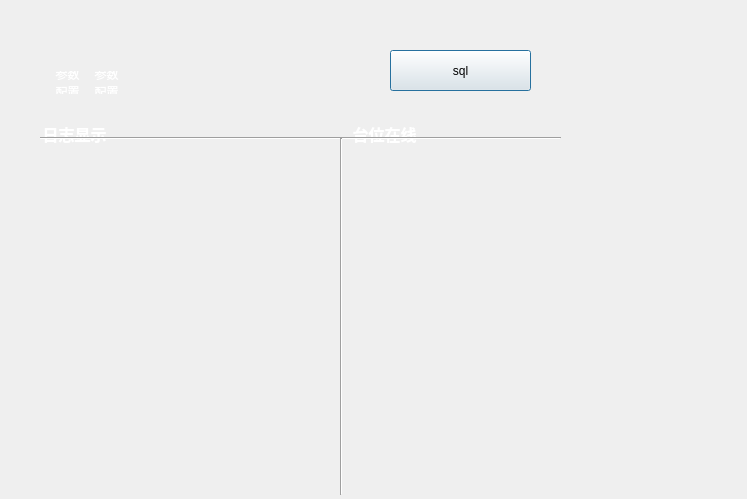
<?xml version="1.0" encoding="UTF-8"?>
<ui version="4.0">
 <class>Dialog</class>
 <widget class="QDialog" name="Dialog">
  <property name="geometry">
   <rect>
    <x>0</x>
    <y>0</y>
    <width>747</width>
    <height>499</height>
   </rect>
  </property>
  <property name="windowTitle">
   <string>Dialog</string>
  </property>
  <property name="styleSheet">
   <string notr="true">QDialog{background-image: url(:/images/background.jpg);}</string>
  </property>
  <widget class="QLabel" name="label">
   <property name="geometry">
    <rect>
     <x>10</x>
     <y>10</y>
     <width>40</width>
     <height>40</height>
    </rect>
   </property>
   <property name="styleSheet">
    <string notr="true"/>
   </property>
   <property name="text">
    <string/>
   </property>
   <property name="pixmap">
    <pixmap resource="servermanager.qrc">:/images/log.png</pixmap>
   </property>
   <property name="scaledContents">
    <bool>true</bool>
   </property>
  </widget>
  <widget class="QToolButton" name="minButton">
   <property name="geometry">
    <rect>
     <x>700</x>
     <y>10</y>
     <width>20</width>
     <height>20</height>
    </rect>
   </property>
   <property name="toolTip">
    <string>最小化</string>
   </property>
   <property name="styleSheet">
    <string notr="true">QToolButton { background-color: rgb(50, 50, 50,0); border-radius: 3px; color: rgb(255, 255, 255); }
QToolButton:hover { background-color: rgb(100, 100, 100,100);}</string>
   </property>
   <property name="text">
    <string/>
   </property>
   <property name="icon">
    <iconset resource="servermanager.qrc">
     <normaloff>:/images/min.png</normaloff>:/images/min.png</iconset>
   </property>
   <property name="iconSize">
    <size>
     <width>20</width>
     <height>20</height>
    </size>
   </property>
  </widget>
  <widget class="QToolButton" name="closeButton">
   <property name="geometry">
    <rect>
     <x>720</x>
     <y>10</y>
     <width>20</width>
     <height>20</height>
    </rect>
   </property>
   <property name="toolTip">
    <string>关闭</string>
   </property>
   <property name="styleSheet">
    <string notr="true">QToolButton { background-color: rgb(50, 50, 50,0); border-radius: 3px; color: rgb(255, 255, 255); }
QToolButton:hover { background-color: rgb(100, 100, 100,100);}</string>
   </property>
   <property name="text">
    <string/>
   </property>
   <property name="icon">
    <iconset resource="servermanager.qrc">
     <normaloff>:/images/exit.png</normaloff>:/images/exit.png</iconset>
   </property>
   <property name="iconSize">
    <size>
     <width>20</width>
     <height>20</height>
    </size>
   </property>
  </widget>
  <widget class="QWidget" name="layoutWidget">
   <property name="geometry">
    <rect>
     <x>40</x>
     <y>60</y>
     <width>94</width>
     <height>45</height>
    </rect>
   </property>
   <layout class="QHBoxLayout" name="horizontalLayout">
    <item>
     <widget class="QToolButton" name="toolButton">
      <property name="toolTip">
       <string>参数配置</string>
      </property>
      <property name="styleSheet">
       <string notr="true">QToolButton { background-color: rgb(50, 50, 50,0); border-radius: 3px; color: rgb(255, 255, 255); }
QToolButton:hover { background-color: rgb(100, 100, 100,100);}</string>
      </property>
      <property name="text">
       <string>参数
配置</string>
      </property>
      <property name="icon">
       <iconset resource="servermanager.qrc">
        <normaloff>:/images/setparm.png</normaloff>:/images/setparm.png</iconset>
      </property>
      <property name="iconSize">
       <size>
        <width>40</width>
        <height>40</height>
       </size>
      </property>
     </widget>
    </item>
    <item>
     <widget class="QToolButton" name="toolButton_2">
      <property name="toolTip">
       <string>启动监听</string>
      </property>
      <property name="styleSheet">
       <string notr="true">QToolButton { background-color: rgb(50, 50, 50,0); border-radius: 3px; color: rgb(255, 255, 255); }
QToolButton:hover { background-color: rgb(100, 100, 100,100);}</string>
      </property>
      <property name="text">
       <string>参数
配置</string>
      </property>
      <property name="icon">
       <iconset resource="servermanager.qrc">
        <normaloff>:/images/start.png</normaloff>:/images/start.png</iconset>
      </property>
      <property name="iconSize">
       <size>
        <width>40</width>
        <height>40</height>
       </size>
      </property>
     </widget>
    </item>
   </layout>
  </widget>
  <widget class="QGroupBox" name="groupBox">
   <property name="geometry">
    <rect>
     <x>40</x>
     <y>120</y>
     <width>291</width>
     <height>351</height>
    </rect>
   </property>
   <property name="palette">
    <palette>
     <active>
      <colorrole role="WindowText">
       <brush brushstyle="SolidPattern">
        <color alpha="255">
         <red>255</red>
         <green>255</green>
         <blue>255</blue>
        </color>
       </brush>
      </colorrole>
      <colorrole role="Button">
       <brush brushstyle="SolidPattern">
        <color alpha="255">
         <red>0</red>
         <green>85</green>
         <blue>127</blue>
        </color>
       </brush>
      </colorrole>
      <colorrole role="Light">
       <brush brushstyle="SolidPattern">
        <color alpha="255">
         <red>0</red>
         <green>128</green>
         <blue>191</blue>
        </color>
       </brush>
      </colorrole>
      <colorrole role="Midlight">
       <brush brushstyle="SolidPattern">
        <color alpha="255">
         <red>0</red>
         <green>106</green>
         <blue>159</blue>
        </color>
       </brush>
      </colorrole>
      <colorrole role="Dark">
       <brush brushstyle="SolidPattern">
        <color alpha="255">
         <red>0</red>
         <green>42</green>
         <blue>63</blue>
        </color>
       </brush>
      </colorrole>
      <colorrole role="Mid">
       <brush brushstyle="SolidPattern">
        <color alpha="255">
         <red>0</red>
         <green>56</green>
         <blue>84</blue>
        </color>
       </brush>
      </colorrole>
      <colorrole role="Text">
       <brush brushstyle="SolidPattern">
        <color alpha="255">
         <red>255</red>
         <green>255</green>
         <blue>255</blue>
        </color>
       </brush>
      </colorrole>
      <colorrole role="BrightText">
       <brush brushstyle="SolidPattern">
        <color alpha="255">
         <red>255</red>
         <green>255</green>
         <blue>255</blue>
        </color>
       </brush>
      </colorrole>
      <colorrole role="ButtonText">
       <brush brushstyle="SolidPattern">
        <color alpha="255">
         <red>255</red>
         <green>255</green>
         <blue>255</blue>
        </color>
       </brush>
      </colorrole>
      <colorrole role="Base">
       <brush brushstyle="SolidPattern">
        <color alpha="255">
         <red>0</red>
         <green>0</green>
         <blue>0</blue>
        </color>
       </brush>
      </colorrole>
      <colorrole role="Window">
       <brush brushstyle="SolidPattern">
        <color alpha="255">
         <red>0</red>
         <green>85</green>
         <blue>127</blue>
        </color>
       </brush>
      </colorrole>
      <colorrole role="Shadow">
       <brush brushstyle="SolidPattern">
        <color alpha="255">
         <red>0</red>
         <green>0</green>
         <blue>0</blue>
        </color>
       </brush>
      </colorrole>
      <colorrole role="AlternateBase">
       <brush brushstyle="SolidPattern">
        <color alpha="255">
         <red>0</red>
         <green>42</green>
         <blue>63</blue>
        </color>
       </brush>
      </colorrole>
      <colorrole role="ToolTipBase">
       <brush brushstyle="SolidPattern">
        <color alpha="255">
         <red>255</red>
         <green>255</green>
         <blue>220</blue>
        </color>
       </brush>
      </colorrole>
      <colorrole role="ToolTipText">
       <brush brushstyle="SolidPattern">
        <color alpha="255">
         <red>0</red>
         <green>0</green>
         <blue>0</blue>
        </color>
       </brush>
      </colorrole>
      <colorrole role="PlaceholderText">
       <brush brushstyle="NoBrush">
        <color alpha="128">
         <red>255</red>
         <green>255</green>
         <blue>255</blue>
        </color>
       </brush>
      </colorrole>
     </active>
     <inactive>
      <colorrole role="WindowText">
       <brush brushstyle="SolidPattern">
        <color alpha="255">
         <red>255</red>
         <green>255</green>
         <blue>255</blue>
        </color>
       </brush>
      </colorrole>
      <colorrole role="Button">
       <brush brushstyle="SolidPattern">
        <color alpha="255">
         <red>0</red>
         <green>85</green>
         <blue>127</blue>
        </color>
       </brush>
      </colorrole>
      <colorrole role="Light">
       <brush brushstyle="SolidPattern">
        <color alpha="255">
         <red>0</red>
         <green>128</green>
         <blue>191</blue>
        </color>
       </brush>
      </colorrole>
      <colorrole role="Midlight">
       <brush brushstyle="SolidPattern">
        <color alpha="255">
         <red>0</red>
         <green>106</green>
         <blue>159</blue>
        </color>
       </brush>
      </colorrole>
      <colorrole role="Dark">
       <brush brushstyle="SolidPattern">
        <color alpha="255">
         <red>0</red>
         <green>42</green>
         <blue>63</blue>
        </color>
       </brush>
      </colorrole>
      <colorrole role="Mid">
       <brush brushstyle="SolidPattern">
        <color alpha="255">
         <red>0</red>
         <green>56</green>
         <blue>84</blue>
        </color>
       </brush>
      </colorrole>
      <colorrole role="Text">
       <brush brushstyle="SolidPattern">
        <color alpha="255">
         <red>255</red>
         <green>255</green>
         <blue>255</blue>
        </color>
       </brush>
      </colorrole>
      <colorrole role="BrightText">
       <brush brushstyle="SolidPattern">
        <color alpha="255">
         <red>255</red>
         <green>255</green>
         <blue>255</blue>
        </color>
       </brush>
      </colorrole>
      <colorrole role="ButtonText">
       <brush brushstyle="SolidPattern">
        <color alpha="255">
         <red>255</red>
         <green>255</green>
         <blue>255</blue>
        </color>
       </brush>
      </colorrole>
      <colorrole role="Base">
       <brush brushstyle="SolidPattern">
        <color alpha="255">
         <red>0</red>
         <green>0</green>
         <blue>0</blue>
        </color>
       </brush>
      </colorrole>
      <colorrole role="Window">
       <brush brushstyle="SolidPattern">
        <color alpha="255">
         <red>0</red>
         <green>85</green>
         <blue>127</blue>
        </color>
       </brush>
      </colorrole>
      <colorrole role="Shadow">
       <brush brushstyle="SolidPattern">
        <color alpha="255">
         <red>0</red>
         <green>0</green>
         <blue>0</blue>
        </color>
       </brush>
      </colorrole>
      <colorrole role="AlternateBase">
       <brush brushstyle="SolidPattern">
        <color alpha="255">
         <red>0</red>
         <green>42</green>
         <blue>63</blue>
        </color>
       </brush>
      </colorrole>
      <colorrole role="ToolTipBase">
       <brush brushstyle="SolidPattern">
        <color alpha="255">
         <red>255</red>
         <green>255</green>
         <blue>220</blue>
        </color>
       </brush>
      </colorrole>
      <colorrole role="ToolTipText">
       <brush brushstyle="SolidPattern">
        <color alpha="255">
         <red>0</red>
         <green>0</green>
         <blue>0</blue>
        </color>
       </brush>
      </colorrole>
      <colorrole role="PlaceholderText">
       <brush brushstyle="NoBrush">
        <color alpha="128">
         <red>255</red>
         <green>255</green>
         <blue>255</blue>
        </color>
       </brush>
      </colorrole>
     </inactive>
     <disabled>
      <colorrole role="WindowText">
       <brush brushstyle="SolidPattern">
        <color alpha="255">
         <red>0</red>
         <green>42</green>
         <blue>63</blue>
        </color>
       </brush>
      </colorrole>
      <colorrole role="Button">
       <brush brushstyle="SolidPattern">
        <color alpha="255">
         <red>0</red>
         <green>85</green>
         <blue>127</blue>
        </color>
       </brush>
      </colorrole>
      <colorrole role="Light">
       <brush brushstyle="SolidPattern">
        <color alpha="255">
         <red>0</red>
         <green>128</green>
         <blue>191</blue>
        </color>
       </brush>
      </colorrole>
      <colorrole role="Midlight">
       <brush brushstyle="SolidPattern">
        <color alpha="255">
         <red>0</red>
         <green>106</green>
         <blue>159</blue>
        </color>
       </brush>
      </colorrole>
      <colorrole role="Dark">
       <brush brushstyle="SolidPattern">
        <color alpha="255">
         <red>0</red>
         <green>42</green>
         <blue>63</blue>
        </color>
       </brush>
      </colorrole>
      <colorrole role="Mid">
       <brush brushstyle="SolidPattern">
        <color alpha="255">
         <red>0</red>
         <green>56</green>
         <blue>84</blue>
        </color>
       </brush>
      </colorrole>
      <colorrole role="Text">
       <brush brushstyle="SolidPattern">
        <color alpha="255">
         <red>0</red>
         <green>42</green>
         <blue>63</blue>
        </color>
       </brush>
      </colorrole>
      <colorrole role="BrightText">
       <brush brushstyle="SolidPattern">
        <color alpha="255">
         <red>255</red>
         <green>255</green>
         <blue>255</blue>
        </color>
       </brush>
      </colorrole>
      <colorrole role="ButtonText">
       <brush brushstyle="SolidPattern">
        <color alpha="255">
         <red>0</red>
         <green>42</green>
         <blue>63</blue>
        </color>
       </brush>
      </colorrole>
      <colorrole role="Base">
       <brush brushstyle="SolidPattern">
        <color alpha="255">
         <red>0</red>
         <green>85</green>
         <blue>127</blue>
        </color>
       </brush>
      </colorrole>
      <colorrole role="Window">
       <brush brushstyle="SolidPattern">
        <color alpha="255">
         <red>0</red>
         <green>85</green>
         <blue>127</blue>
        </color>
       </brush>
      </colorrole>
      <colorrole role="Shadow">
       <brush brushstyle="SolidPattern">
        <color alpha="255">
         <red>0</red>
         <green>0</green>
         <blue>0</blue>
        </color>
       </brush>
      </colorrole>
      <colorrole role="AlternateBase">
       <brush brushstyle="SolidPattern">
        <color alpha="255">
         <red>0</red>
         <green>85</green>
         <blue>127</blue>
        </color>
       </brush>
      </colorrole>
      <colorrole role="ToolTipBase">
       <brush brushstyle="SolidPattern">
        <color alpha="255">
         <red>255</red>
         <green>255</green>
         <blue>220</blue>
        </color>
       </brush>
      </colorrole>
      <colorrole role="ToolTipText">
       <brush brushstyle="SolidPattern">
        <color alpha="255">
         <red>0</red>
         <green>0</green>
         <blue>0</blue>
        </color>
       </brush>
      </colorrole>
      <colorrole role="PlaceholderText">
       <brush brushstyle="NoBrush">
        <color alpha="128">
         <red>255</red>
         <green>255</green>
         <blue>255</blue>
        </color>
       </brush>
      </colorrole>
     </disabled>
    </palette>
   </property>
   <property name="font">
    <font>
     <family>AcadEref</family>
     <pointsize>12</pointsize>
     <weight>75</weight>
     <bold>true</bold>
    </font>
   </property>
   <property name="styleSheet">
    <string notr="true">QGroupBox{border:none;}</string>
   </property>
   <property name="title">
    <string>日志显示</string>
   </property>
   <widget class="QTextBrowser" name="messageBrowser">
    <property name="geometry">
     <rect>
      <x>10</x>
      <y>20</y>
      <width>271</width>
      <height>324</height>
     </rect>
    </property>
    <property name="styleSheet">
     <string notr="true">QTextBrowser { background-color: rgb(255, 255, 255,0); border-radius: 3px; color: rgb(0, 0, 0); }</string>
    </property>
   </widget>
  </widget>
  <widget class="QGroupBox" name="groupBox_2">
   <property name="geometry">
    <rect>
     <x>350</x>
     <y>120</y>
     <width>201</width>
     <height>351</height>
    </rect>
   </property>
   <property name="palette">
    <palette>
     <active>
      <colorrole role="WindowText">
       <brush brushstyle="SolidPattern">
        <color alpha="255">
         <red>255</red>
         <green>255</green>
         <blue>255</blue>
        </color>
       </brush>
      </colorrole>
      <colorrole role="Button">
       <brush brushstyle="SolidPattern">
        <color alpha="255">
         <red>0</red>
         <green>85</green>
         <blue>127</blue>
        </color>
       </brush>
      </colorrole>
      <colorrole role="Light">
       <brush brushstyle="SolidPattern">
        <color alpha="255">
         <red>0</red>
         <green>128</green>
         <blue>191</blue>
        </color>
       </brush>
      </colorrole>
      <colorrole role="Midlight">
       <brush brushstyle="SolidPattern">
        <color alpha="255">
         <red>0</red>
         <green>106</green>
         <blue>159</blue>
        </color>
       </brush>
      </colorrole>
      <colorrole role="Dark">
       <brush brushstyle="SolidPattern">
        <color alpha="255">
         <red>0</red>
         <green>42</green>
         <blue>63</blue>
        </color>
       </brush>
      </colorrole>
      <colorrole role="Mid">
       <brush brushstyle="SolidPattern">
        <color alpha="255">
         <red>0</red>
         <green>56</green>
         <blue>84</blue>
        </color>
       </brush>
      </colorrole>
      <colorrole role="Text">
       <brush brushstyle="SolidPattern">
        <color alpha="255">
         <red>255</red>
         <green>255</green>
         <blue>255</blue>
        </color>
       </brush>
      </colorrole>
      <colorrole role="BrightText">
       <brush brushstyle="SolidPattern">
        <color alpha="255">
         <red>255</red>
         <green>255</green>
         <blue>255</blue>
        </color>
       </brush>
      </colorrole>
      <colorrole role="ButtonText">
       <brush brushstyle="SolidPattern">
        <color alpha="255">
         <red>255</red>
         <green>255</green>
         <blue>255</blue>
        </color>
       </brush>
      </colorrole>
      <colorrole role="Base">
       <brush brushstyle="SolidPattern">
        <color alpha="255">
         <red>0</red>
         <green>0</green>
         <blue>0</blue>
        </color>
       </brush>
      </colorrole>
      <colorrole role="Window">
       <brush brushstyle="SolidPattern">
        <color alpha="255">
         <red>0</red>
         <green>85</green>
         <blue>127</blue>
        </color>
       </brush>
      </colorrole>
      <colorrole role="Shadow">
       <brush brushstyle="SolidPattern">
        <color alpha="255">
         <red>0</red>
         <green>0</green>
         <blue>0</blue>
        </color>
       </brush>
      </colorrole>
      <colorrole role="AlternateBase">
       <brush brushstyle="SolidPattern">
        <color alpha="255">
         <red>0</red>
         <green>42</green>
         <blue>63</blue>
        </color>
       </brush>
      </colorrole>
      <colorrole role="ToolTipBase">
       <brush brushstyle="SolidPattern">
        <color alpha="255">
         <red>255</red>
         <green>255</green>
         <blue>220</blue>
        </color>
       </brush>
      </colorrole>
      <colorrole role="ToolTipText">
       <brush brushstyle="SolidPattern">
        <color alpha="255">
         <red>0</red>
         <green>0</green>
         <blue>0</blue>
        </color>
       </brush>
      </colorrole>
      <colorrole role="PlaceholderText">
       <brush brushstyle="NoBrush">
        <color alpha="128">
         <red>255</red>
         <green>255</green>
         <blue>255</blue>
        </color>
       </brush>
      </colorrole>
     </active>
     <inactive>
      <colorrole role="WindowText">
       <brush brushstyle="SolidPattern">
        <color alpha="255">
         <red>255</red>
         <green>255</green>
         <blue>255</blue>
        </color>
       </brush>
      </colorrole>
      <colorrole role="Button">
       <brush brushstyle="SolidPattern">
        <color alpha="255">
         <red>0</red>
         <green>85</green>
         <blue>127</blue>
        </color>
       </brush>
      </colorrole>
      <colorrole role="Light">
       <brush brushstyle="SolidPattern">
        <color alpha="255">
         <red>0</red>
         <green>128</green>
         <blue>191</blue>
        </color>
       </brush>
      </colorrole>
      <colorrole role="Midlight">
       <brush brushstyle="SolidPattern">
        <color alpha="255">
         <red>0</red>
         <green>106</green>
         <blue>159</blue>
        </color>
       </brush>
      </colorrole>
      <colorrole role="Dark">
       <brush brushstyle="SolidPattern">
        <color alpha="255">
         <red>0</red>
         <green>42</green>
         <blue>63</blue>
        </color>
       </brush>
      </colorrole>
      <colorrole role="Mid">
       <brush brushstyle="SolidPattern">
        <color alpha="255">
         <red>0</red>
         <green>56</green>
         <blue>84</blue>
        </color>
       </brush>
      </colorrole>
      <colorrole role="Text">
       <brush brushstyle="SolidPattern">
        <color alpha="255">
         <red>255</red>
         <green>255</green>
         <blue>255</blue>
        </color>
       </brush>
      </colorrole>
      <colorrole role="BrightText">
       <brush brushstyle="SolidPattern">
        <color alpha="255">
         <red>255</red>
         <green>255</green>
         <blue>255</blue>
        </color>
       </brush>
      </colorrole>
      <colorrole role="ButtonText">
       <brush brushstyle="SolidPattern">
        <color alpha="255">
         <red>255</red>
         <green>255</green>
         <blue>255</blue>
        </color>
       </brush>
      </colorrole>
      <colorrole role="Base">
       <brush brushstyle="SolidPattern">
        <color alpha="255">
         <red>0</red>
         <green>0</green>
         <blue>0</blue>
        </color>
       </brush>
      </colorrole>
      <colorrole role="Window">
       <brush brushstyle="SolidPattern">
        <color alpha="255">
         <red>0</red>
         <green>85</green>
         <blue>127</blue>
        </color>
       </brush>
      </colorrole>
      <colorrole role="Shadow">
       <brush brushstyle="SolidPattern">
        <color alpha="255">
         <red>0</red>
         <green>0</green>
         <blue>0</blue>
        </color>
       </brush>
      </colorrole>
      <colorrole role="AlternateBase">
       <brush brushstyle="SolidPattern">
        <color alpha="255">
         <red>0</red>
         <green>42</green>
         <blue>63</blue>
        </color>
       </brush>
      </colorrole>
      <colorrole role="ToolTipBase">
       <brush brushstyle="SolidPattern">
        <color alpha="255">
         <red>255</red>
         <green>255</green>
         <blue>220</blue>
        </color>
       </brush>
      </colorrole>
      <colorrole role="ToolTipText">
       <brush brushstyle="SolidPattern">
        <color alpha="255">
         <red>0</red>
         <green>0</green>
         <blue>0</blue>
        </color>
       </brush>
      </colorrole>
      <colorrole role="PlaceholderText">
       <brush brushstyle="NoBrush">
        <color alpha="128">
         <red>255</red>
         <green>255</green>
         <blue>255</blue>
        </color>
       </brush>
      </colorrole>
     </inactive>
     <disabled>
      <colorrole role="WindowText">
       <brush brushstyle="SolidPattern">
        <color alpha="255">
         <red>0</red>
         <green>42</green>
         <blue>63</blue>
        </color>
       </brush>
      </colorrole>
      <colorrole role="Button">
       <brush brushstyle="SolidPattern">
        <color alpha="255">
         <red>0</red>
         <green>85</green>
         <blue>127</blue>
        </color>
       </brush>
      </colorrole>
      <colorrole role="Light">
       <brush brushstyle="SolidPattern">
        <color alpha="255">
         <red>0</red>
         <green>128</green>
         <blue>191</blue>
        </color>
       </brush>
      </colorrole>
      <colorrole role="Midlight">
       <brush brushstyle="SolidPattern">
        <color alpha="255">
         <red>0</red>
         <green>106</green>
         <blue>159</blue>
        </color>
       </brush>
      </colorrole>
      <colorrole role="Dark">
       <brush brushstyle="SolidPattern">
        <color alpha="255">
         <red>0</red>
         <green>42</green>
         <blue>63</blue>
        </color>
       </brush>
      </colorrole>
      <colorrole role="Mid">
       <brush brushstyle="SolidPattern">
        <color alpha="255">
         <red>0</red>
         <green>56</green>
         <blue>84</blue>
        </color>
       </brush>
      </colorrole>
      <colorrole role="Text">
       <brush brushstyle="SolidPattern">
        <color alpha="255">
         <red>0</red>
         <green>42</green>
         <blue>63</blue>
        </color>
       </brush>
      </colorrole>
      <colorrole role="BrightText">
       <brush brushstyle="SolidPattern">
        <color alpha="255">
         <red>255</red>
         <green>255</green>
         <blue>255</blue>
        </color>
       </brush>
      </colorrole>
      <colorrole role="ButtonText">
       <brush brushstyle="SolidPattern">
        <color alpha="255">
         <red>0</red>
         <green>42</green>
         <blue>63</blue>
        </color>
       </brush>
      </colorrole>
      <colorrole role="Base">
       <brush brushstyle="SolidPattern">
        <color alpha="255">
         <red>0</red>
         <green>85</green>
         <blue>127</blue>
        </color>
       </brush>
      </colorrole>
      <colorrole role="Window">
       <brush brushstyle="SolidPattern">
        <color alpha="255">
         <red>0</red>
         <green>85</green>
         <blue>127</blue>
        </color>
       </brush>
      </colorrole>
      <colorrole role="Shadow">
       <brush brushstyle="SolidPattern">
        <color alpha="255">
         <red>0</red>
         <green>0</green>
         <blue>0</blue>
        </color>
       </brush>
      </colorrole>
      <colorrole role="AlternateBase">
       <brush brushstyle="SolidPattern">
        <color alpha="255">
         <red>0</red>
         <green>85</green>
         <blue>127</blue>
        </color>
       </brush>
      </colorrole>
      <colorrole role="ToolTipBase">
       <brush brushstyle="SolidPattern">
        <color alpha="255">
         <red>255</red>
         <green>255</green>
         <blue>220</blue>
        </color>
       </brush>
      </colorrole>
      <colorrole role="ToolTipText">
       <brush brushstyle="SolidPattern">
        <color alpha="255">
         <red>0</red>
         <green>0</green>
         <blue>0</blue>
        </color>
       </brush>
      </colorrole>
      <colorrole role="PlaceholderText">
       <brush brushstyle="NoBrush">
        <color alpha="128">
         <red>255</red>
         <green>255</green>
         <blue>255</blue>
        </color>
       </brush>
      </colorrole>
     </disabled>
    </palette>
   </property>
   <property name="font">
    <font>
     <family>AcadEref</family>
     <pointsize>12</pointsize>
     <weight>75</weight>
     <bold>true</bold>
    </font>
   </property>
   <property name="styleSheet">
    <string notr="true">QGroupBox{border:none;}</string>
   </property>
   <property name="title">
    <string>台位在线</string>
   </property>
   <widget class="QTableWidget" name="tableWidget">
    <property name="geometry">
     <rect>
      <x>11</x>
      <y>20</y>
      <width>181</width>
      <height>321</height>
     </rect>
    </property>
    <property name="styleSheet">
     <string notr="true">QTableWidget { background-color: rgb(255, 132, 139,0); border-radius: 3px; color: rgb(0,0,0); }</string>
    </property>
   </widget>
  </widget>
  <widget class="Line" name="line">
   <property name="geometry">
    <rect>
     <x>40</x>
     <y>130</y>
     <width>521</width>
     <height>16</height>
    </rect>
   </property>
   <property name="orientation">
    <enum>Qt::Horizontal</enum>
   </property>
  </widget>
  <widget class="Line" name="line_2">
   <property name="geometry">
    <rect>
     <x>333</x>
     <y>138</y>
     <width>16</width>
     <height>357</height>
    </rect>
   </property>
   <property name="orientation">
    <enum>Qt::Vertical</enum>
   </property>
  </widget>
  <widget class="QPushButton" name="pushButton">
   <property name="geometry">
    <rect>
     <x>390</x>
     <y>50</y>
     <width>141</width>
     <height>41</height>
    </rect>
   </property>
   <property name="text">
    <string>sql</string>
   </property>
  </widget>
 </widget>
 <layoutdefault spacing="6" margin="11"/>
 <resources>
  <include location="servermanager.qrc"/>
 </resources>
 <connections/>
</ui>
